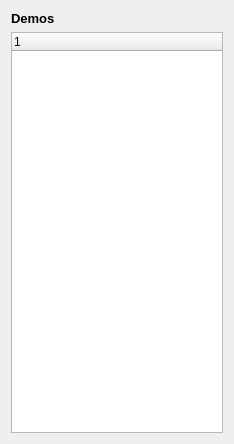
<?xml version="1.0" encoding="UTF-8"?>
<ui version="4.0">
 <class>DemoLoaderUIForm</class>
 <widget class="QWidget" name="DemoLoaderUIForm">
  <property name="geometry">
   <rect>
    <x>0</x>
    <y>0</y>
    <width>234</width>
    <height>444</height>
   </rect>
  </property>
  <property name="windowTitle">
   <string>Form</string>
  </property>
  <layout class="QGridLayout" name="gridLayout">
   <item row="0" column="0">
    <widget class="QLabel" name="label">
     <property name="text">
      <string>&lt;html&gt;&lt;head/&gt;&lt;body&gt;&lt;p&gt;&lt;span style=&quot; font-size:10pt; font-weight:600;&quot;&gt;Demos&lt;/span&gt;&lt;/p&gt;&lt;/body&gt;&lt;/html&gt;</string>
     </property>
    </widget>
   </item>
   <item row="1" column="0">
    <widget class="QTreeWidget" name="mTreeWidgetDemos">
     <column>
      <property name="text">
       <string/>
      </property>
     </column>
    </widget>
   </item>
  </layout>
 </widget>
 <resources/>
 <connections/>
</ui>
